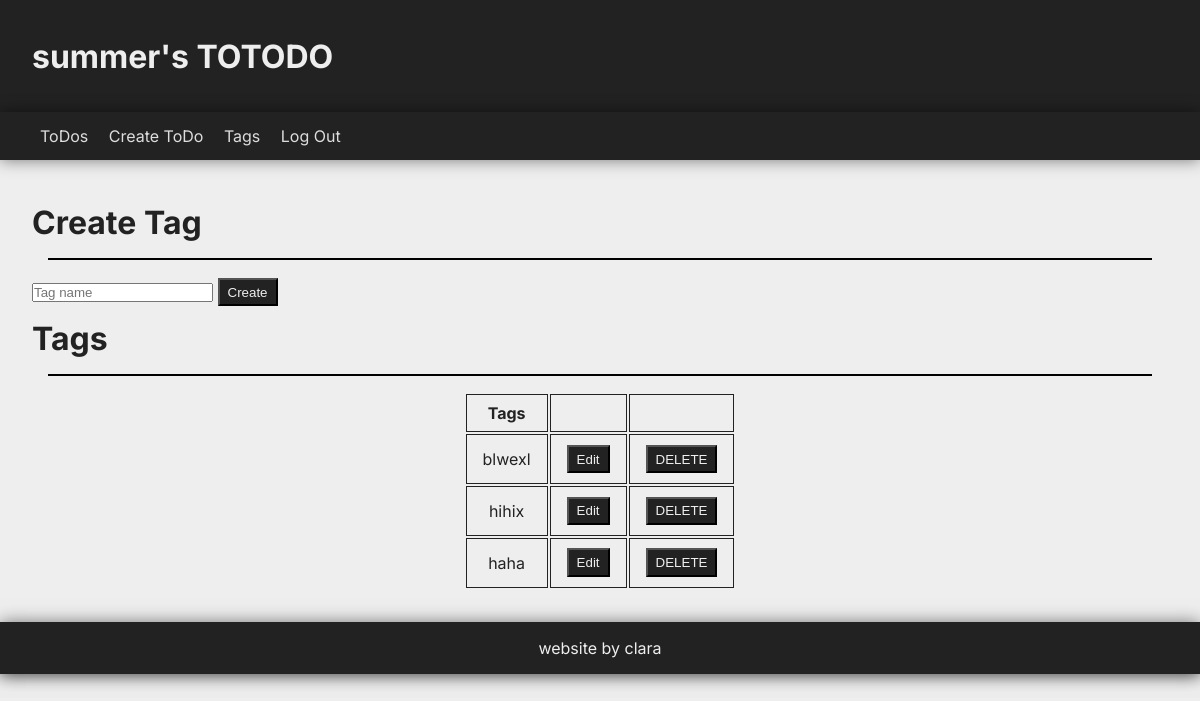
The app's page /tags (signed in) with its own data.
### tables this page shows
CREATE TABLE tags (
    id INTEGER NOT NULL PRIMARY KEY AUTOINCREMENT,
    user_id INTEGER NOT NULL,
    name TEXT NOT NULL,
    FOREIGN KEY (user_id) REFERENCES users(id)
);

### app.py (the view)
@app.route("/tags", methods=["GET", "POST"])
def tags():
    if request.method == "GET":
        return render_template("tags.html", tags=db.execute("SELECT * FROM tags WHERE user_id = ?", session["user_id"]))
    db.execute("INSERT INTO tags (user_id, name) VALUES (?, ?)", session["user_id"], request.form.get("name"))
    return redirect("/tags")

### app.py (called while the page is built)
@app.after_request
def after_request(response):
    response.headers["Cache-Control"] = "no-cache, no-store, must-revalidate"
    response.headers["Expires"] = 0
    response.headers["Pragma"] = "no-cache"
    return response

### templates/tags.html (shortened to what this page needs)
{% extends "layout.html" %}
{% block main %}
    <h1>Create Tag</h1>
    <hr>
    <form action="/tags" method="post">
        <input autocomplete="off" autofocus name="name" placeholder="Tag name" required type="text">
        <button>Create</button>
    </form>
    <h1>Tags</h1>
    <hr>
        <table class="centered">
            <thead>
                <tr>
                    <th>Tags</th>
                    <th></th>
                    <th></th>
                </tr>
            </thead>
            <tbody>
                {% for tag in tags %}
                <tr>
                    <td>{{ tag.name }}</td>
                    <td class="editForms">
                        <button id="edit_button">Edit</button>
                    </td>
                    <td>
                        <form action="/tag_delete" method="post">
                            <button name="tag_id" value="{{ tag.id }}">DELETE</button>
                        </form>
                    </td>
                </tr>
                {% endfor %}
            </tbody>
        </table>
{% endblock %}

### static/styles.css (style rules this page uses)
* { margin: 0; padding: 0; box-sizing: border-box; }
body { background-color: #eee; color: #222; font-family: 'Inter', sans-serif; }
button { margin: .1rem 0; padding: .2rem; background-color: #222; color: #eee; padding: .3rem .5rem; }
input { margin: .1rem 0; }
.centered { width: fit-content; margin: auto; }
main h1 { margin: .7rem 0; }
main hr { margin: 1rem; border: .1rem solid black; }
table { width: 100%; }
td, th { border: .1rem solid #222; text-align: center; padding: .5rem 1rem; }

### records on screen
tags: name "blwexl", {{ tag.id }} 11 (drawn)
tags: name "hihix", {{ tag.id }} 12 (drawn)
tags: name "haha", {{ tag.id }} 13 (drawn)

### other values on screen
{{ session["username"] }} "summer"
